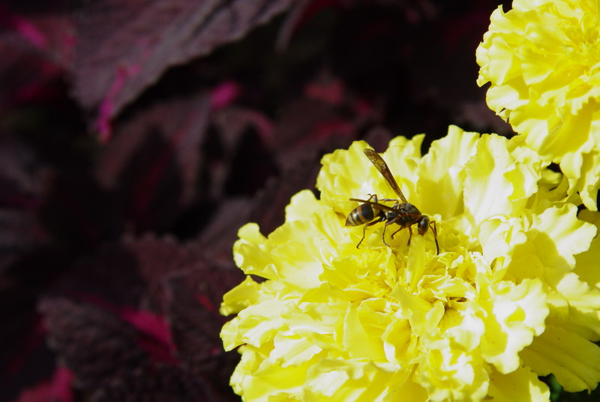
#> input picture Homtworks/hw2/bee.png, 600 x 402 px
$ python Q4.py
#> lines starting #> are read from the running program, lines starting #| are printed output that depends on the picture; after the words box and inside, x2 and y2 are one past the last pixel; in counts of white or black regions, pixels touching at a corner belong together
import cv2
import numpy as np

# read image
lz = cv2.imread("./bee.png")
#> lz is the input picture: shape (402, 600, 3); mean B, G, R 45.1, 96.8, 107
#cv2.imshow("original image",lz)
#cv2.waitKey()

# convert to HSV
lz = cv2.cvtColor(lz, cv2.COLOR_BGR2HSV)
#> lz: shape (402, 600, 3); mean H, S, V 91.9, 144, 107.7

#
mask = cv2.inRange(lz,(25,0,0),(35,255,255))
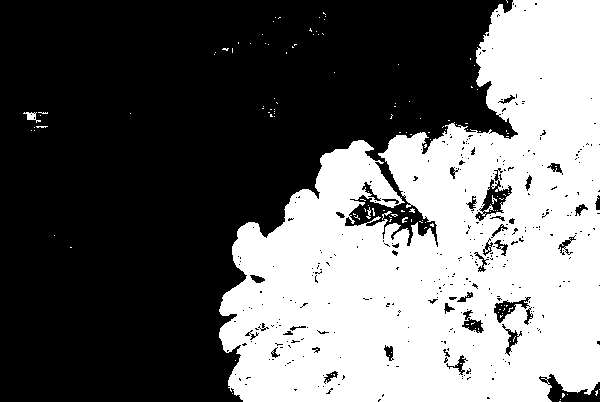
#> mask: shape (402, 600); 41% white; 140 white regions (134 under 20 px), largest, box (x1, y1, x2, y2) and area: (219, 0, 600, 402) 98372, (23, 112, 41, 123) 80, (366, 207, 371, 219) 27, (382, 211, 392, 220) 26, (492, 195, 497, 204) 20, (402, 217, 408, 223) 20
cv2.imshow("mask",mask)
cv2.waitKey()
cv2.imwrite("./q4_image_mask_of_flowers_bee.png",lz)

#
H = lz[:,:,0].copy()
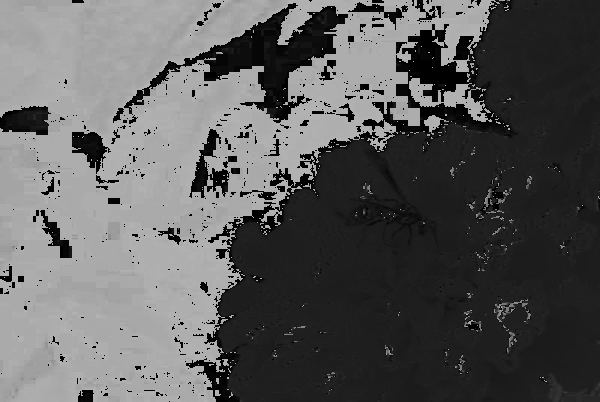
#> H: shape (402, 600); min 0, max 179, mean 91.9
H_bg = cv2.bitwise_and(H, 255-mask)
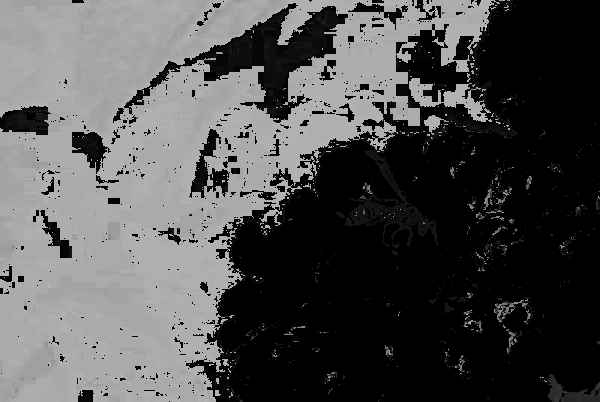
#> H_bg: shape (402, 600); min 0, max 179, mean 79.7
H_roi = cv2.bitwise_and(H+150, mask)
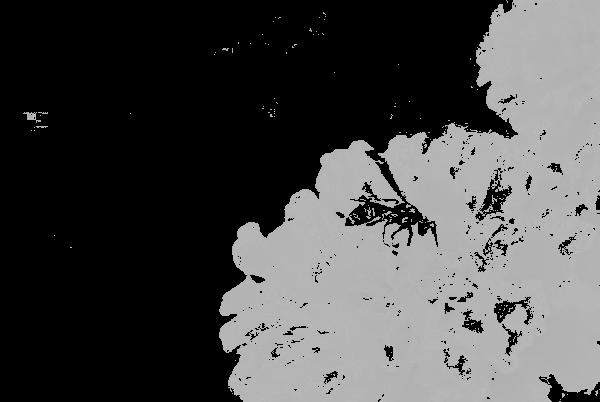
#> H_roi: shape (402, 600); min 0, max 185, mean 73.8
H = cv2.bitwise_or(H_bg, H_roi)
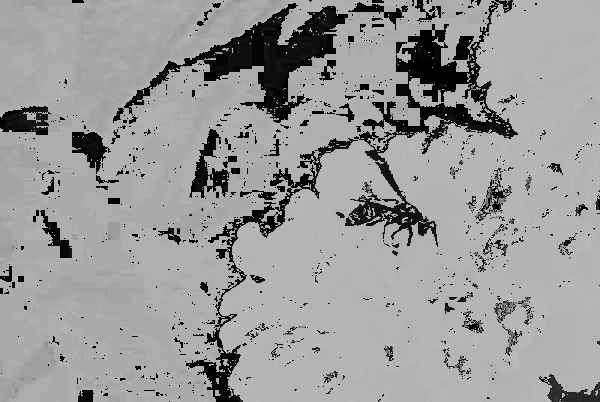
#> H: shape (402, 600); min 0, max 185, mean 153.5
print(H,lz[:,:,0])
#> (printed output is left out)
lz[:,:,0] = H
#> lz: shape (402, 600, 3); mean H, S, V 153.5, 144, 107.7
lz = cv2.cvtColor(lz,cv2.COLOR_HSV2BGR)
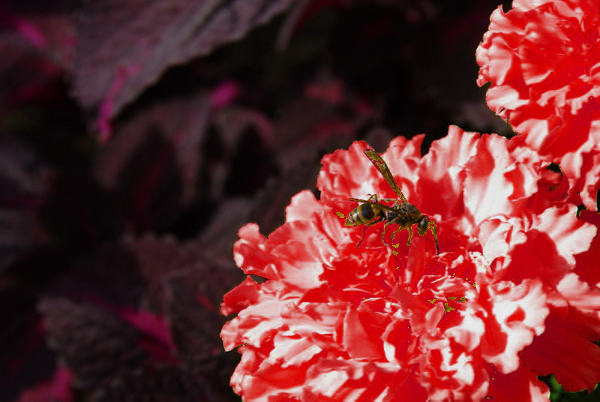
#> lz: shape (402, 600, 3); mean B, G, R 46, 43.8, 107.7
cv2.imshow("new img",lz)
cv2.waitKey()
cv2.imwrite("./q4_megenta_flower_bee.png",lz)

$ run again, with Homtworks/hw2/lz.jpg saved as Homtworks/hw2/bee.png
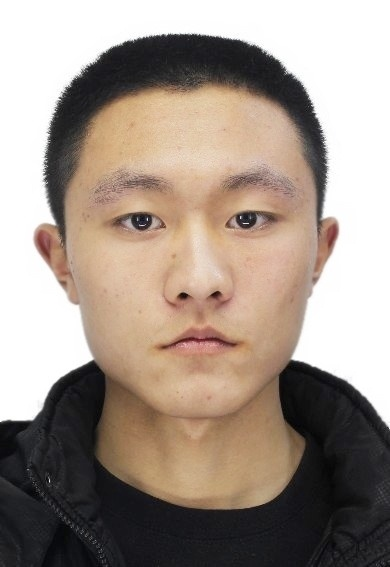
#> input picture Homtworks/hw2/lz.jpg, 390 x 567 px
#> lz is the input picture: shape (567, 390, 3); mean B, G, R 137.5, 148, 161.8
#> `mask = cv2.inRange(lz,(25,0,0),(35,255,255))`:
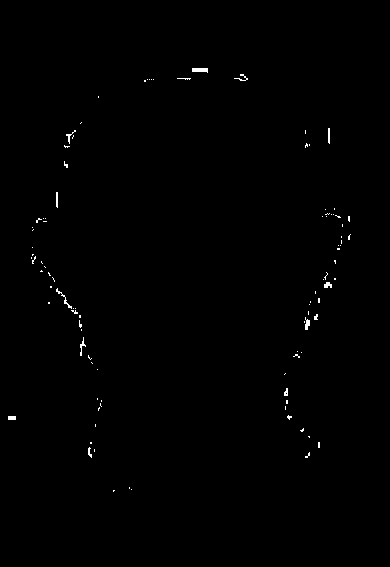
#> mask: shape (567, 390); 0.39% white in thin lines or dots, all inside (x1, y1, x2, y2) = (8, 68, 351, 492)
#> `H = lz[:,:,0].copy()`:
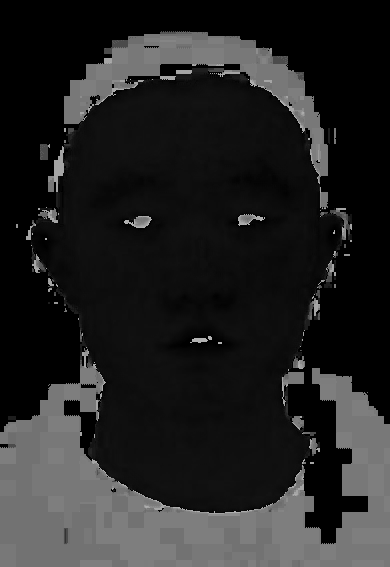
#> H: shape (567, 390); min 0, max 179, mean 35.2
#> (printed output is left out)
